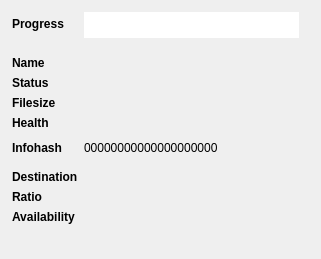
                    <widget class="QWidget" name="scrollAreaWidgetContents_2">
                     <property name="geometry">
                      <rect>
                       <x>0</x>
                       <y>0</y>
                       <width>321</width>
                       <height>259</height>
                      </rect>
                     </property>
                     <layout class="QFormLayout" name="formLayout_4">
                      <property name="fieldGrowthPolicy">
                       <enum>QFormLayout::AllNonFixedFieldsGrow</enum>
                      </property>
                      <property name="labelAlignment">
                       <set>Qt::AlignLeading|Qt::AlignLeft|Qt::AlignVCenter</set>
                      </property>
                      <property name="formAlignment">
                       <set>Qt::AlignLeading|Qt::AlignLeft|Qt::AlignTop</set>
                      </property>
                      <property name="leftMargin">
                       <number>12</number>
                      </property>
                      <property name="topMargin">
                       <number>12</number>
                      </property>
                      <property name="rightMargin">
                       <number>12</number>
                      </property>
                      <property name="bottomMargin">
                       <number>12</number>
                      </property>
                      <item row="0" column="0">
                       <widget class="QLabel" name="label_39">
                        <property name="styleSheet">
                         <string notr="true">font-weight: bold;</string>
                        </property>
                        <property name="text">
                         <string>Progress</string>
                        </property>
                       </widget>
                      </item>
                      <item row="0" column="1">
                       <widget class="DownloadProgressBar" name="download_progress_bar" native="true">
                        <property name="sizePolicy">
                         <sizepolicy hsizetype="MinimumExpanding" vsizetype="Fixed">
                          <horstretch>0</horstretch>
                          <verstretch>0</verstretch>
                         </sizepolicy>
                        </property>
                        <property name="minimumSize">
                         <size>
                          <width>0</width>
                          <height>26</height>
                         </size>
                        </property>
                        <property name="maximumSize">
                         <size>
                          <width>600000</width>
                          <height>26</height>
                         </size>
                        </property>
                        <property name="styleSheet">
                         <string notr="true">background-color: white;
margin-right: 10px;</string>
                        </property>
                        <layout class="QHBoxLayout" name="horizontalLayout_36"/>
                       </widget>
                      </item>
                      <item row="1" column="0">
                       <spacer name="verticalSpacer_14">
                        <property name="orientation">
                         <enum>Qt::Vertical</enum>
                        </property>
                        <property name="sizeType">
                         <enum>QSizePolicy::Fixed</enum>
                        </property>
                        <property name="sizeHint" stdset="0">
                         <size>
                          <width>20</width>
                          <height>6</height>
                         </size>
                        </property>
                       </spacer>
                      </item>
                      <item row="2" column="0">
                       <widget class="QLabel" name="label_28">
                        <property name="styleSheet">
                         <string notr="true">font-weight: bold;</string>
                        </property>
                        <property name="text">
                         <string>Name</string>
                        </property>
                       </widget>
                      </item>
                      <item row="2" column="1">
                       <widget class="QLabel" name="download_detail_name_label">
                        <property name="text">
                         <string/>
                        </property>
                       </widget>
                      </item>
                      <item row="3" column="0">
                       <widget class="QLabel" name="label_30">
                        <property name="styleSheet">
                         <string notr="true">font-weight: bold;</string>
                        </property>
                        <property name="text">
                         <string>Status</string>
                        </property>
                       </widget>
                      </item>
                      <item row="3" column="1">
                       <widget class="QLabel" name="download_detail_status_label">
                        <property name="text">
                         <string/>
                        </property>
                       </widget>
                      </item>
                      <item row="4" column="0">
                       <widget class="QLabel" name="label_36">
                        <property name="styleSheet">
                         <string notr="true">font-weight: bold;</string>
                        </property>
                        <property name="text">
                         <string>Filesize</string>
                        </property>
                       </widget>
                      </item>
                      <item row="4" column="1">
                       <widget class="QLabel" name="download_detail_filesize_label">
                        <property name="text">
                         <string/>
                        </property>
                       </widget>
                      </item>
                      <item row="5" column="0">
                       <widget class="QLabel" name="label_38">
                        <property name="styleSheet">
                         <string notr="true">font-weight: bold;</string>
                        </property>
                        <property name="text">
                         <string>Health</string>
                        </property>
                       </widget>
                      </item>
                      <item row="5" column="1">
                       <widget class="QLabel" name="download_detail_health_label">
                        <property name="text">
                         <string/>
                        </property>
                       </widget>
                      </item>
                      <item row="6" column="0">
                       <widget class="QLabel" name="label_40">
                        <property name="styleSheet">
                         <string notr="true">font-weight: bold;</string>
                        </property>
                        <property name="text">
                         <string>Infohash</string>
                        </property>
                       </widget>
                      </item>
                      <item row="6" column="1">
                       <layout class="QFormLayout" name="infohash_layout">
                        <property name="labelAlignment">
                         <set>Qt::AlignCenter</set>
                        </property>
                        <property name="formAlignment">
                         <set>Qt::AlignLeading|Qt::AlignLeft|Qt::AlignTop</set>
                        </property>
                        <item row="0" column="0">
                         <widget class="QLabel" name="download_detail_infohash_label">
                          <property name="text">
                           <string>00000000000000000000</string>
                          </property>
                         </widget>
                        </item>
                        <item row="0" column="1">
                         <widget class="QToolButton" name="download_detail_copy_magnet_button">
                          <property name="minimumSize">
                           <size>
                            <width>28</width>
                            <height>28</height>
                           </size>
                          </property>
                          <property name="maximumSize">
                           <size>
                            <width>28</width>
                            <height>28</height>
                           </size>
                          </property>
                          <property name="cursor">
                           <cursorShape>PointingHandCursor</cursorShape>
                          </property>
                          <property name="toolTip">
                           <string>Click to copy magnet link</string>
                          </property>
                          <property name="styleSheet">
                           <string notr="true">border: none;</string>
                          </property>
                          <property name="text">
                           <string/>
                          </property>
                          <property name="icon">
                           <iconset>
                            <normaloff>../images/magnet.png</normaloff>../images/magnet.png</iconset>
                          </property>
                          <property name="iconSize">
                           <size>
                            <width>25</width>
                            <height>25</height>
                           </size>
                          </property>
                         </widget>
                        </item>
                       </layout>
                      </item>
                      <item row="7" column="0">
                       <widget class="QLabel" name="label_44">
                        <property name="styleSheet">
                         <string notr="true">font-weight: bold;</string>
                        </property>
                        <property name="text">
                         <string>Destination</string>
                        </property>
                       </widget>
                      </item>
                      <item row="7" column="1">
                       <widget class="QLabel" name="download_detail_destination_label">
                        <property name="text">
                         <string/>
                        </property>
                       </widget>
                      </item>
                      <item row="8" column="0">
                       <widget class="QLabel" name="label_46">
                        <property name="styleSheet">
                         <string notr="true">font-weight: bold;</string>
                        </property>
                        <property name="text">
                         <string>Ratio</string>
                        </property>
                       </widget>
                      </item>
                      <item row="9" column="0">
                       <widget class="QLabel" name="label_26">
                        <property name="styleSheet">
                         <string notr="true">font-weight: bold;</string>
                        </property>
                        <property name="text">
                         <string>Availability</string>
                        </property>
                       </widget>
                      </item>
                      <item row="9" column="1">
                       <widget class="QLabel" name="download_detail_availability_label">
                        <property name="text">
                         <string/>
                        </property>
                       </widget>
                      </item>
                      <item row="8" column="1">
                       <widget class="QLabel" name="download_detail_ratio_label">
                        <property name="text">
                         <string/>
                        </property>
                       </widget>
                      </item>
                     </layout>
                    </widget>
